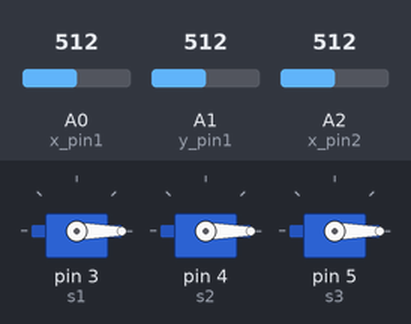
Recording of a sketch running on a simulated Arduino Uno, built with avr-gcc and run on an emulated ATmega328P. Parts: 3 × servo. The inputs (shaded band) are chosen by the test bench; at power-on: A0 (x_pin1) = 512, A1 (y_pin1) = 512, A2 (x_pin2) = 512. What the sketch prints to the serial monitor is not drawn.

Above: at 1.2 s.
1.3 s: A0 (x_pin1) set to 531
3.9 s: A0 (x_pin1) set to 565
At 4.42 s:
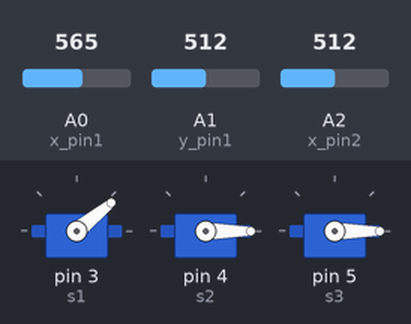
At 6.7 s:
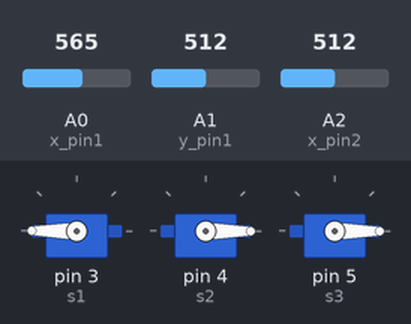
6.9 s: A1 (y_pin1) set to 534
8.7 s: A1 (y_pin1) set to 568
At 9.53 s:
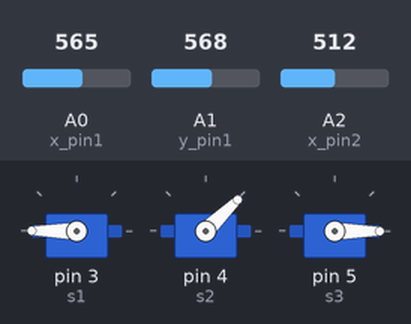
11.7 s: A2 (x_pin2) set to 531
13.5 s: A2 (x_pin2) set to 558
At 17.0 s:
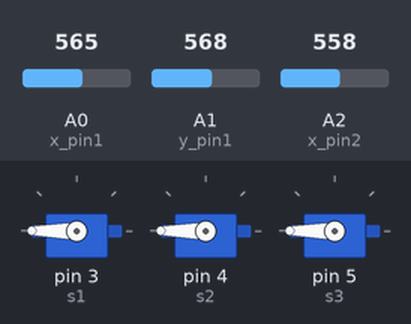
Timing chart, 0 to 17.5 s (numbered marks = the images above; inputs shaded):
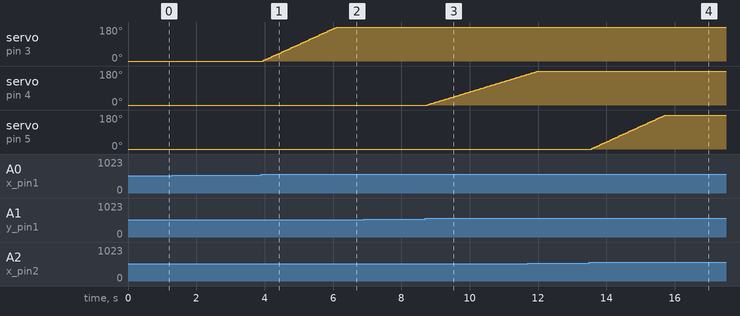

Measured:
- the behaviour switches between 549 and 550 on A0 (x_pin1) (found by bisection; images 0 and 1)
- the behaviour switches between 549 and 550 on A1 (y_pin1) (found by bisection; images 2 and 3)
- the behaviour switches between 549 and 550 on A2 (x_pin2) (found by bisection; images 3 and 4)
- after the input at 1.3 s, every drawn part: stays the same
- after the input at 3.9 s, servo on pin 3 (s1): moves from 0° to 180° over 2.1 s, starting after 0.06 s
- after the input at 6.9 s, every drawn part: stays the same
- after the input at 8.7 s, servo on pin 4 (s2): moves from 0° to 162° over 2.9 s, starting after 0.06 s
- after the input at 13.5 s, servo on pin 5 (s3): moves from 0° to 180° over 2.1 s, starting after 0.07 s

The sketch:

ARM.ino
```cpp
//Arduino code to control 3 servo motors using 2 joysticks
//Joystick-1 controls Servo 1 and Servo 2
#include<Servo.h>

//Joystick-1(X and Y axis)
int x_pin1 = A0;
int y_pin1 = A1;

//Joystick-2(X axis)
int x_pin2 = A2;

//Initialize all 3 servos with 0 degree
int pos1, pos2, pos3 = 0;

//Servo Objects
Servo s1;
Servo s2;
Servo s3;

void setup()
{
  Serial.begin(9600);
  pinMode(A0, INPUT);
  pinMode(A1, INPUT);
  pinMode(A2, INPUT);

  s1.attach(3);          //Servo motor attached to pin 3
  s1.write(pos1);

  s2.attach(4);          //Servo motor attached to pin 4
  s2.write(pos2);

  s3.attach(5);          //Servo motor attached to pin 5
  s3.write(pos3);
}

void loop()
{
 //Reading X and Y axis of joystick-1
 int x_data1 = analogRead(A0);
 int y_data1 = analogRead(A1);

 //Reading X axis of joystick-2
 int x_data2 = analogRead(A2);

 Serial.print("x_data1:");
 Serial.print(x_data1);
 Serial.print("\t");
 Serial.print("y_data1:");
 Serial.print(y_data1);
 Serial.print("\t");
 Serial.print("x_data2:");
 Serial.print(x_data2);
 delay(20);

//Servo 1 control with joystick-1
if(x_data1 >= 550)
{
  if(pos1 <= 180)
  {
  pos1 = pos1 + 3;
  s1.write(pos1);
  }
}
else if(x_data1 <= 450)
{
  if(pos1 >= 0)
  {
   pos1 = pos1 - 3;
   s1.write(pos1);
  }
}


//Servo 2 control with joystick-1
if(y_data1 >= 550)
{
  if(pos2 <= 180)
  {
  pos2 = pos2 + 2;
  s2.write(pos2);
  }
}
else if(y_data1 <= 450)
{
  if(pos2 >= 0)
  {
   pos2 = pos2 - 2;
   s2.write(pos2);
  }
}


//Servo 3 control with joystick-2
if(x_data2 >= 550)
{
  if(pos3 <= 180)
  {
  pos3 = pos3 + 3;
  s3.write(pos3);
  }
}
else if(x_data2 <= 450)
{
  if(pos3 >= 0)
  {
   pos3 = pos3 - 3;
   s3.write(pos3);
  }
}

}
```
